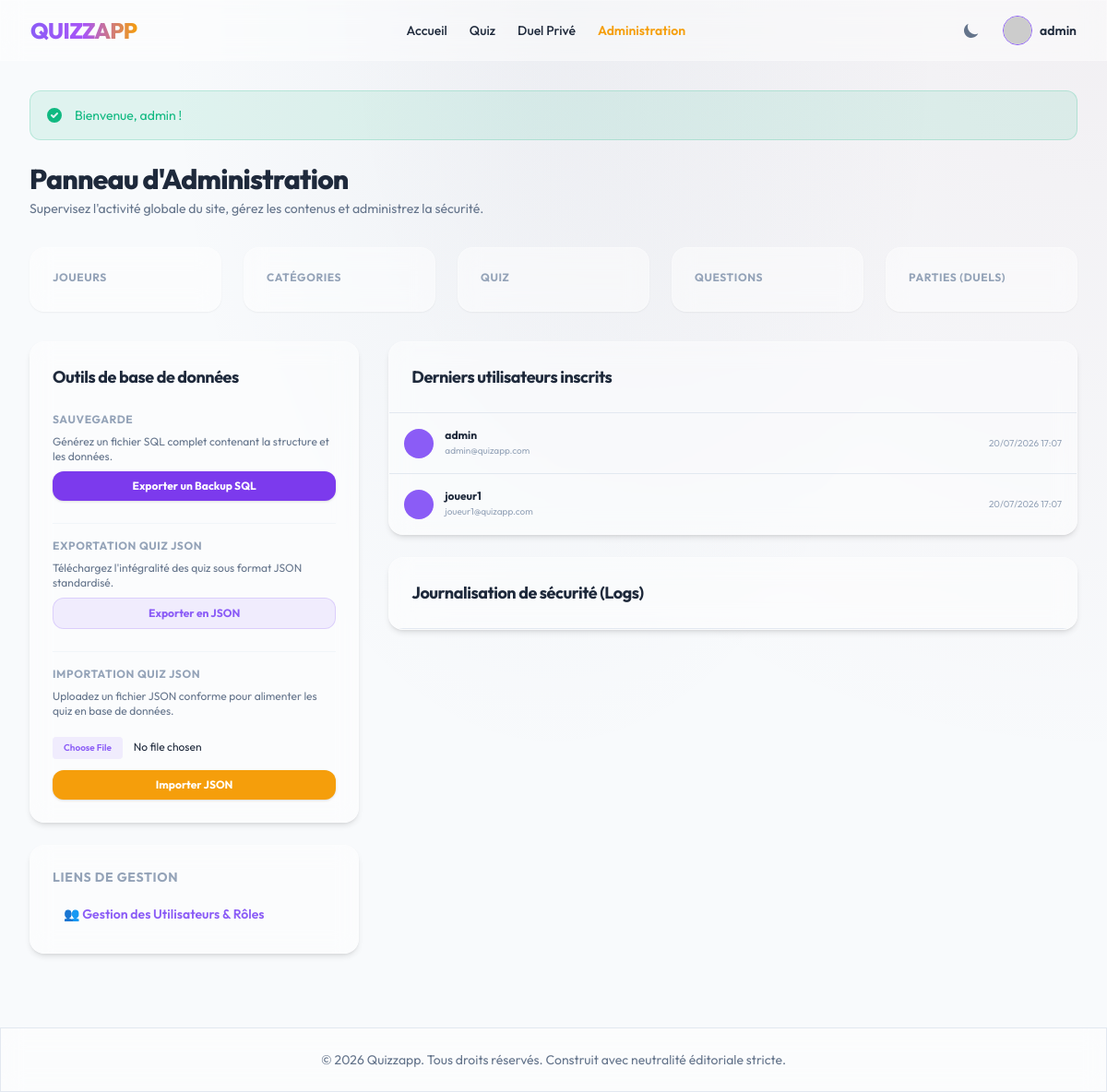
The page /admin (signed in) on the database its author committed.
### tables this page shows
CREATE TABLE `users` (
    `id` INT AUTO_INCREMENT PRIMARY KEY,
    `username` VARCHAR(50) NOT NULL UNIQUE,
    `email` VARCHAR(100) NOT NULL UNIQUE,
    `password_hash` VARCHAR(255) NOT NULL,
    `avatar_url` VARCHAR(255) DEFAULT NULL,
    `role_id` INT NOT NULL,
    `email_verified` TINYINT(1) DEFAULT 0,
    `verification_token` VARCHAR(255) DEFAULT NULL,
    `two_factor_secret` VARCHAR(255) DEFAULT NULL,
    `two_factor_enabled` TINYINT(1) DEFAULT 0,
    `reset_token` VARCHAR(255) DEFAULT NULL,
    `reset_token_expires` DATETIME DEFAULT NULL,
    `created_at` TIMESTAMP DEFAULT CURRENT_TIMESTAMP,
    `updated_at` TIMESTAMP DEFAULT CURRENT_TIMESTAMP ON UPDATE CURRENT_TIMESTAMP,
    INDEX `idx_users_role` (`role_id`),
    INDEX `idx_users_email` (`email`),
    CONSTRAINT `fk_users_role` FOREIGN KEY (`role_id`) REFERENCES `roles` (`id`) ON DELETE RESTRICT
);

### app/Controllers/AdminController.php (called while the page is built, shortened)
<?php
class AdminController
{
    public function dashboard(): void
    {
        $userCount = (int) Database::fetchColumn("SELECT COUNT(*) FROM users");
        $categoryCount = (int) Database::fetchColumn("SELECT COUNT(*) FROM categories");
        $quizCount = (int) Database::fetchColumn("SELECT COUNT(*) FROM quizzes");
        $questionCount = (int) Database::fetchColumn("SELECT COUNT(*) FROM questions");
        $matchCount = (int) Database::fetchColumn("SELECT COUNT(*) FROM matches");
        $recentUsers = Database::fetchAll("SELECT * FROM users ORDER BY created_at DESC LIMIT 5");
        $recentLogs = Database::fetchAll("SELECT l.*, u.username FROM user_logs l LEFT JOIN users u ON l.user_id = u.id ORDER BY l.created_at DESC LIMIT 5");
        View::render('admin/dashboard', [
            'stats' => [
                'users' => $userCount,
                'categories' => $categoryCount,
                'quizzes' => $quizCount,
                'questions' => $questionCount,
                'matches' => $matchCount
            ],
            'recentUsers' => $recentUsers,
            'recentLogs' => $recentLogs,
            'csrf_token' => Session::csrfToken()
        ]);
    }
}

### public/index.php (called while the page is built, shortened)
<?php
$container = new Container();
$router = new Router($container);
$router->get('/', [QuizController::class, 'index']);
$router->get('/category/{slug}', [QuizController::class, 'showCategory']);
$router->get('/quiz/{id}', [QuizController::class, 'play']);
$router->get('/quiz/dynamic/{id}', [QuizController::class, 'playDynamic']);
$router->post('/api/quiz/submit', [QuizController::class, 'submitScore'], [CSRFMiddleware::class]);
$router->post('/api/quiz/favorite', [QuizController::class, 'toggleFavorite'], [CSRFMiddleware::class]);
$router->get('/register', [AuthController::class, 'showRegister']);
$router->post('/register', [AuthController::class, 'register'], [CSRFMiddleware::class]);
$router->get('/verify-email', [AuthController::class, 'verifyEmail']);
$router->get('/login', [AuthController::class, 'showLogin']);
$router->post('/login', [AuthController::class, 'login'], [CSRFMiddleware::class]);
$router->get('/login/2fa', [AuthController::class, 'show2FA']);
$router->post('/login/2fa', [AuthController::class, 'verify2FA'], [CSRFMiddleware::class]);
$router->post('/logout', [AuthController::class, 'logout'], [AuthMiddleware::class, CSRFMiddleware::class]);
$router->get('/forgot-password', [AuthController::class, 'showForgotPassword']);
$router->post('/forgot-password', [AuthController::class, 'forgotPassword'], [CSRFMiddleware::class]);
$router->get('/reset-password', [AuthController::class, 'showResetPassword']);
$router->post('/reset-password', [AuthController::class, 'resetPassword'], [CSRFMiddleware::class]);
$router->get('/dashboard', [AuthController::class, 'dashboard'], [AuthMiddleware::class]);
$router->get('/settings', [AuthController::class, 'showSettings'], [AuthMiddleware::class]);
$router->post('/settings/profile', [AuthController::class, 'updateProfile'], [AuthMiddleware::class, CSRFMiddleware::class]);
$router->post('/settings/password', [AuthController::class, 'updatePassword'], [AuthMiddleware::class, CSRFMiddleware::class]);
$router->post('/settings/2fa/generate', [AuthController::class, 'generate2FA'], [AuthMiddleware::class, CSRFMiddleware::class]);
$router->post('/settings/2fa/enable', [AuthController::class, 'enable2FA'], [AuthMiddleware::class, CSRFMiddleware::class]);
$router->post('/settings/2fa/disable', [AuthController::class, 'disable2FA'], [AuthMiddleware::class, CSRFMiddleware::class]);
$router->post('/settings/profile/delete', [AuthController::class, 'deleteAccount'], [AuthMiddleware::class, CSRFMiddleware::class]);
$router->get('/duel', [DuelController::class, 'index'], [AuthMiddleware::class]);
$router->get('/duel/{code}', [DuelController::class, 'playRoom'], [AuthMiddleware::class]);
$router->get('/admin', [AdminController::class, 'dashboard'], [AdminMiddleware::class]);
$router->get('/admin/users', [AdminController::class, 'listUsers'], [AdminMiddleware::class]);
$router->post('/admin/users/role', [AdminController::class, 'updateUserRole'], [AdminMiddleware::class, CSRFMiddleware::class]);
$router->post('/admin/backup', [AdminController::class, 'backupDatabase'], [AdminMiddleware::class, CSRFMiddleware::class]);
$router->post('/admin/export', [AdminController::class, 'exportJSON'], [AdminMiddleware::class, CSRFMiddleware::class]);
$router->post('/admin/import', [AdminController::class, 'importJSON'], [AdminMiddleware::class, CSRFMiddleware::class]);
try {
    $router->dispatch();
} catch (Exception $e) {
    http_response_code(500);
    error_log("Internal Server Error: " . $e->getMessage() . "\n" . $e->getTraceAsString());
    echo "<h1>500 - Erreur Interne du Serveur</h1><p>Une erreur inattendue est survenue. Veuillez contacter l'administrateur.</p>";
}

### app/Core/Database.php (called while the page is built, shortened)
<?php
class Database
{
    private static ?PDO $pdo = null;
    public static function getConnection(): PDO
    {
        if (self::$pdo === null) {
            $configPath = dirname(__DIR__, 2) . '/config/database.php';
            $config = require $configPath;
            $dsn = sprintf(
                "mysql:host=%s;port=%s;dbname=%s;charset=%s",
                $config['host'],
                $config['port'],
                $config['dbname'],
                $config['charset']
            );
            try {
                self::$pdo = new PDO(
                    $dsn,
                    $config['username'],
                    $config['password'],
                    $config['options']
                );
            } catch (PDOException $e) {
                error_log("Database connection failure: " . $e->getMessage() . "\n" . $e->getTraceAsString());
                throw new Exception("Database connection failure.");
            }
        }
        return self::$pdo;
    }
    public static function query(string $sql, array $params = []): \PDOStatement
    {
        $pdo = self::getConnection();
        try {
            $stmt = $pdo->prepare($sql);
            $stmt->execute($params);
            return $stmt;
        } catch (PDOException $e) {
            error_log("Database query execution error: " . $e->getMessage() . " | SQL: " . $sql . "\n" . $e->getTraceAsString());
            throw new Exception("Erreur d'exécution de la base de données.");
        }
    }
    public static function fetchAll(string $sql, array $params = []): array
    {
        return self::query($sql, $params)->fetchAll();
    }
}

### views/admin/dashboard.php (the view, shortened to what this page needs)
<div class="space-y-8">
    <div>
        <h1 class="text-3xl font-extrabold tracking-tight">Panneau d'Administration</h1>
        <p class="text-sm text-slate-500 dark:text-slate-400 mt-1">Supervisez l'activité globale du site, gérez les contenus et administrez la sécurité.</p>
    </div>
    <div class="grid grid-cols-2 md:grid-cols-5 gap-6">
        <div class="glass-card rounded-2xl p-6 shadow-sm">
            <span class="text-xs text-slate-400 font-bold uppercase tracking-wider block mb-1">Joueurs</span>
        </div>
        <div class="glass-card rounded-2xl p-6 shadow-sm">
            <span class="text-xs text-slate-400 font-bold uppercase tracking-wider block mb-1">Catégories</span>
        </div>
        <div class="glass-card rounded-2xl p-6 shadow-sm">
            <span class="text-xs text-slate-400 font-bold uppercase tracking-wider block mb-1">Quiz</span>
        </div>
        <div class="glass-card rounded-2xl p-6 shadow-sm">
            <span class="text-xs text-slate-400 font-bold uppercase tracking-wider block mb-1">Questions</span>
        </div>
        <div class="glass-card rounded-2xl p-6 shadow-sm">
            <span class="text-xs text-slate-400 font-bold uppercase tracking-wider block mb-1">Parties (Duels)</span>
        </div>
    </div>
    <div class="grid grid-cols-1 md:grid-cols-3 gap-8">
        <div class="space-y-6">
            <div class="glass-card rounded-2xl p-6 shadow-md space-y-6">
                <h3 class="text-lg font-bold tracking-tight">Outils de base de données</h3>
                <div class="space-y-2">
                    <h4 class="text-xs font-bold uppercase tracking-wider text-slate-400">Sauvegarde</h4>
                    <p class="text-xs text-slate-500">Générez un fichier SQL complet contenant la structure et les données.</p>
                    <form action="/admin/backup" method="POST">
                        <button type="submit" class="w-full text-center py-2 px-4 rounded-xl font-bold bg-violet-600 hover:bg-violet-500 text-white text-xs shadow transition-all">
                            Exporter un Backup SQL
                        </button>
                    </form>
                </div>
                <div class="space-y-2 border-t border-slate-100 dark:border-slate-800 pt-4">
                    <h4 class="text-xs font-bold uppercase tracking-wider text-slate-400">Exportation Quiz JSON</h4>
                    <p class="text-xs text-slate-500">Téléchargez l'intégralité des quiz sous format JSON standardisé.</p>
                    <form action="/admin/export" method="POST">
                        <button type="submit" class="w-full text-center py-2 px-4 rounded-xl font-bold bg-violet-500/10 text-violet-500 hover:bg-violet-500/20 text-xs border border-violet-500/20 transition-all">
                            Exporter en JSON
                        </button>
                    </form>
                </div>
                <div class="space-y-2 border-t border-slate-100 dark:border-slate-800 pt-4">
                    <h4 class="text-xs font-bold uppercase tracking-wider text-slate-400">Importation Quiz JSON</h4>
                    <p class="text-xs text-slate-500">Uploadez un fichier JSON conforme pour alimenter les quiz en base de données.</p>
                    <form action="/admin/import" method="POST" enctype="multipart/form-data" class="space-y-3">
                        <input type="file" name="json_file" accept=".json" required
                               class="w-full text-xs text-slate-500 file:mr-3 file:py-1 file:px-3 file:rounded file:border-0 file:text-[10px] file:font-semibold file:bg-violet-500/10 file:text-violet-500 hover:file:bg-violet-500/20 file:cursor-pointer">
                        <button type="submit" class="w-full py-2 px-4 rounded-xl font-bold bg-amber-500 hover:bg-amber-400 text-white text-xs shadow transition-all">
                            Importer JSON
                        </button>
                    </form>
                </div>
            </div>
            <div class="glass-card rounded-2xl p-6 shadow-md space-y-3">
                <h3 class="text-sm font-bold uppercase tracking-wider text-slate-400">Liens de gestion</h3>
                <a href="/admin/users" class="block py-2 px-3 rounded-lg text-sm font-semibold hover:bg-slate-100 dark:hover:bg-slate-800/40 text-violet-500 transition-colors">
                    👥 Gestion des Utilisateurs & Rôles
                </a>
            </div>
        </div>
        <div class="md:col-span-2 space-y-6">
            <div class="glass-card rounded-2xl shadow-md overflow-hidden">
                <div class="p-6 border-b border-slate-200 dark:border-slate-800">
                    <h3 class="text-lg font-bold tracking-tight">Derniers utilisateurs inscrits</h3>
                </div>
                <div class="divide-y divide-slate-200 dark:divide-slate-800 text-xs">
                    <?php foreach ($recentUsers as $ru): ?>
                        <div class="p-4 flex items-center justify-between hover:bg-slate-50/50 dark:hover:bg-slate-800/20 transition-all">
                            <div class="flex items-center space-x-3">
                                <div class="w-8 h-8 rounded-full bg-violet-500 text-white font-extrabold flex items-center justify-center" x-text="String(<?php echo json_encode($ru['username']); ?>).substring(0,2).toUpperCase()"></div>
                                <div>
                                    <span class="font-bold block"><?php echo \App\Core\View::escape($ru['username']); ?></span>
                                    <span class="text-[10px] text-slate-400"><?php echo \App\Core\View::escape($ru['email']); ?></span>
                                </div>
                            </div>
                            <span class="text-[10px] text-slate-400"><?php echo date('d/m/Y H:i', strtotime($ru['created_at'])); ?></span>
                        </div>
                    <?php endforeach; ?>
                </div>
            </div>
            <div class="glass-card rounded-2xl shadow-md overflow-hidden">
                <div class="p-6 border-b border-slate-200 dark:border-slate-800">
                    <h3 class="text-lg font-bold tracking-tight">Journalisation de sécurité (Logs)</h3>
                </div>
            </div>
        </div>
    </div>
</div>

### app/Core/Router.php (shortened to what this page needs)
<?php
class Router
{
    private array $routes = [];
    private Container $container;
    public function __construct(Container $container)
    {
        $this->container = $container;
    }
    private function addRoute(string $method, string $path, array $handler, array $middlewares): void
    {
        $regexPath = preg_replace('/\{([a-zA-Z0-9_]+)\}/', '(?P<$1>[^/]+)', $path);
        $regexPath = '#^' . $regexPath . '$#';
        $this->routes[] = [
            'method' => $method,
            'path' => $path,
            'regex' => $regexPath,
            'controller' => $handler[0],
            'action' => $handler[1],
            'middlewares' => $middlewares
        ];
    }
    public function dispatch(): void
    {
        $uri = parse_url($_SERVER['REQUEST_URI'], PHP_URL_PATH);
        $method = $_SERVER['REQUEST_METHOD'] ?? 'GET';
        $effectiveMethod = $method === 'HEAD' ? 'GET' : $method;
        foreach ($this->routes as $route) {
            if ($route['method'] === $effectiveMethod && preg_match($route['regex'], $uri, $matches)) {
                $params = array_filter($matches, 'is_string', ARRAY_FILTER_USE_KEY);
                $controller = $this->container->get($route['controller']);
                $action = $route['action'];
                call_user_func_array([$controller, $action], [$params]);
                return;
            }
        }
    }
}

### views/layouts/main.php (style rules this page uses)
.premium-bg-light { background-color: #f8fafc; background-image: radial-gradient(at 0% 0%, hsla(253,16%,7%,0) 0, transparent 50%), radial-gradient(at 50% 0%, hsla(225,39%,30%,0.05) 0, transparent 50%), radial-gradient(at 100% 0%, hsla(339,49%,30%,0.05) 0, transparent 50%); }
.glass-card { background: rgba(255, 255, 255, 0.45); backdrop-filter: blur(12px); -webkit-backdrop-filter: blur(12px); border: 1px solid rgba(255, 255, 255, 0.25); }
input, select, textarea { color: #1e293b !important; }

### rows shown on the page
users: username "admin", email "admin@quizapp.com", created_at "20/07/2026 17:07"
users: username "joueur1", email "joueur1@quizapp.com", created_at "20/07/2026 17:07"
